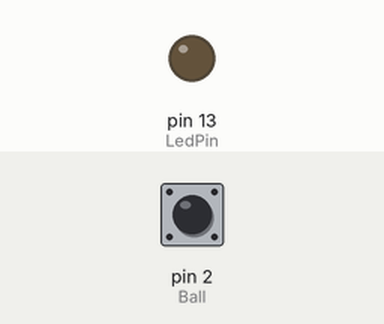
This sketch was run on a simulated Arduino Uno, built with avr-gcc and run on an emulated ATmega328P. On the bench: output pins drawn as LEDs (lit = HIGH). Inputs (shaded band) come from the test bench; at power-on: pin 2 (Ball) HIGH.

Above: at 1.2 s.
1.3 s: pin 2 (Ball) pulled LOW for 0.15 s
At 1.37 s:
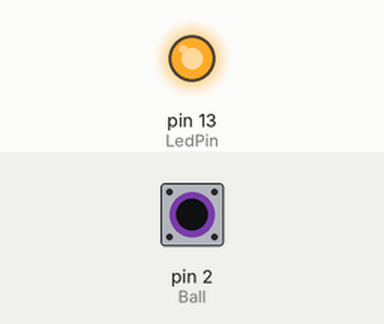
2.9 s: pin 2 (Ball) pulled LOW for 3.2 s
At 7.1 s:
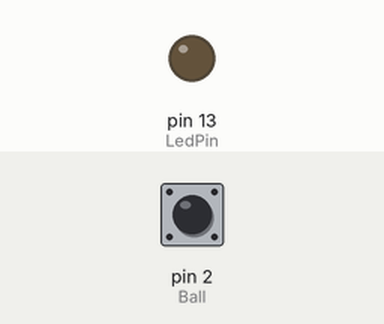
Timing chart, 0 to 8.6 s (numbered marks = the images above; inputs shaded):
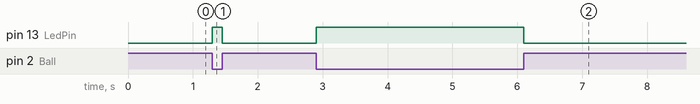

The sketch:

sketch_may11a.ino
```cpp
#define Ball 2
#define LedPin 13

void setup() {
    pinMode(Ball, INPUT_PULLUP);
    pinMode(LedPin, OUTPUT);
}

void loop() {

    if (digitalRead(Ball) == LOW) {
        digitalWrite(LedPin, HIGH);
    } else {
        digitalWrite(LedPin, LOW);
    }

}
```

Measured:
- after the input at 1.3 s, pin 13 (LedPin): LOW → HIGH at once, → LOW 0.15 s later
- after the input at 2.9 s, pin 13 (LedPin): LOW → HIGH at once, → LOW 3.2 s later
